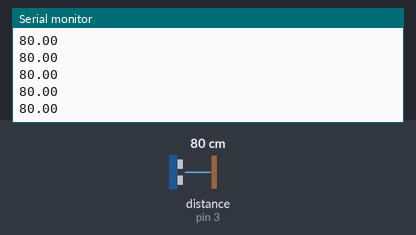
The sketch below on a simulated Arduino Uno, built with avr-gcc and run on an emulated ATmega328P. Shown: the last lines printed to the serial monitor. Inputs (shaded band) come from the test bench; at power-on: distance to the obstacle (sensor on pin 3) 80 cm.

Above: at 1.2 s.
1.3 s: distance to the obstacle (sensor on pin 3) set to 2 cm
At 2.1 s:
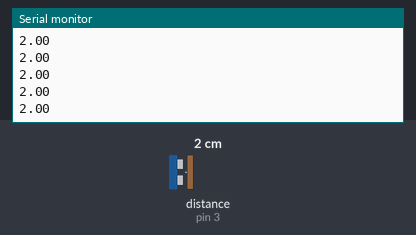
2.8 s: distance to the obstacle (sensor on pin 3) set to 4 cm
At 3.3 s:
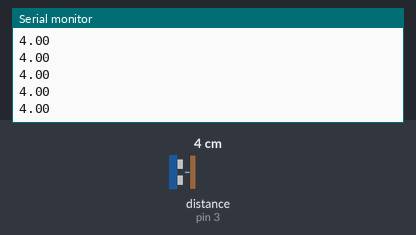
Timing chart, 0 to 5.8 s (numbered marks = the images above; inputs shaded):
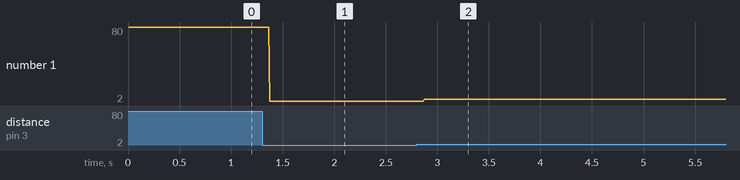

Measured:
- after the input at 1.3 s, the serial monitor: prints a new line after 0.07 s (image 1)
- after the input at 2.8 s, the serial monitor: prints a new line after 0.07 s (image 2)
- plotted number 1: 80 → 2 after the input at 1.3 s, 2 → 4 after the input at 2.8 s

The sketch:

sketch_may21f.ino
```cpp
#include <MeMCore.h>
MeUltrasonicSensor usens(PORT_3);
void setup() {
  // put your setup code here, to run once:
 Serial.begin(9600);
}

void loop() {
  // put your main code here, to run repeatedly:
 Serial.println(usens.distanceCm());
}
```
